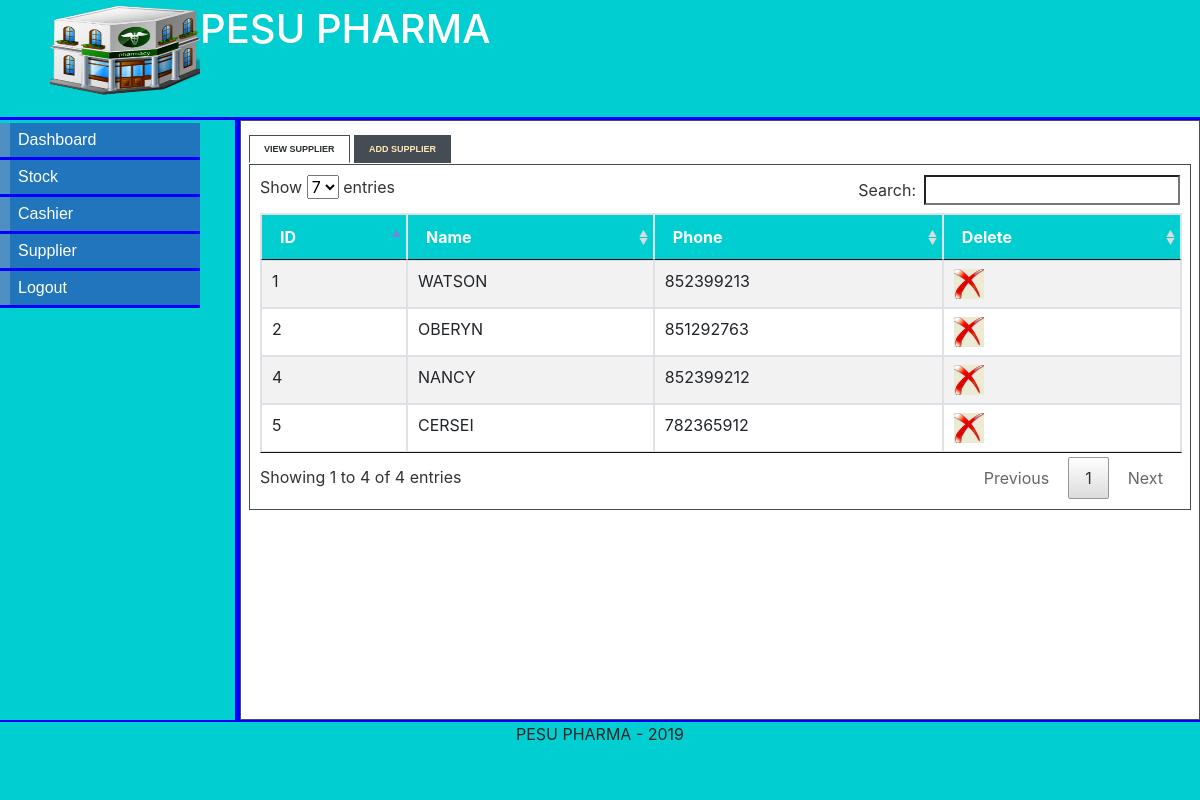
The page /admin_supplier.php (signed in) on the database its author committed.
### tables this page shows
CREATE TABLE IF NOT EXISTS `SUPPLIER`(
  `supplier_id` INT NOT NULL AUTO_INCREMENT,
  `supplier_name` VARCHAR(15) NOT NULL,
  `supplier_sex` CHAR(1),
  `supplier_phone` INT NOT NULL,
  `admin_id` INT NOT NULL,

  PRIMARY KEY(`supplier_id`),
  FOREIGN KEY(`admin_id`)REFERENCES ADMINISTRATOR(`admin_id`),
  CONSTRAINT gender_constraint CHECK (supplier_sex = 'M' OR supplier_sex = 'F')
);

### admin_supplier.php (the view, shortened to what this page needs)
<?php
if(isset($_SESSION['username'])){
$id=$_SESSION['admin_id'];
}else{
header("location:http://".$_SERVER['HTTP_HOST'].dirname($_SERVER['PHP_SELF'])."/index.php");
exit();
}
?>
<!DOCTYPE html>
<html>
<head>
<link rel="stylesheet" type="text/css" href="style/mystyle.css">
<link rel="stylesheet" href="style/style.css" type="text/css" media="screen" />
<link rel="stylesheet" href="style/table.css" type="text/css" media="screen" />
<link rel="stylesheet" href="style/bootstrap.min.css" type="text/css" />
<link rel="stylesheet" href="style/jquery.dataTables.min.css" type="text/css" />
</head>
<body>
<div id="content">
<div id="header">
<h1><a href="#"><img src="images/hd_logo.jpg"></a>  PESU PHARMA</h1></div>
<div id="left_column">
	<div id="button">
		<ul>
			<li><a href="admin.php">Dashboard</a></li>
            <li><a href="stock.php">Stock</a></li>
			<li><a href="admin_cashier.php">Cashier</a></li>
			<li><a href="admin_supplier.php">Supplier</a></li>
			<li><a href="logout.php">Logout</a></li>
		</ul>
</div>
		</div>
<div id="main">
<div id="tabbed_box" class="tabbed_box">
    <div class="tabbed_area">
        <ul class="tabs">
            <li><a href="javascript:tabSwitch('tab_1', 'content_1');" id="tab_1" class="active">View Supplier</a></li>
            <li><a href="javascript:tabSwitch('tab_2', 'content_2');" id="tab_2">Add Supplier</a></li>
        </ul>
        <div id="content_1" class="content">
		<?php
        include_once('connect_db.php');
        $result = mysqli_query($con,"SELECT supplier_id,supplier_name,supplier_phone FROM SUPPLIER,ADMINISTRATOR WHERE SUPPLIER.admin_id = ADMINISTRATOR.admin_id AND ADMINISTRATOR.admin_id = $id;") or die(mysqli_error($con));
		echo '<table id="table1" class="table table-bordered table-striped" border="1" cellpadding="5" align="center">';
        echo "<thead><tr> <th>ID</th><th>Name </th> <th>Phone </th><th>Delete</th></tr></thead><tbody>";
        while($row = mysqli_fetch_array( $result )) {
                echo "<tr>";
                echo '<td>' . $row['supplier_id'] . '</td>';
                echo '<td>' . $row['supplier_name'] . '</td>';
				echo '<td>' . $row['supplier_phone'] . '</td>';
				?>
				<td><a href="delete_supplier.php?supplier_id=<?php echo $row['supplier_id']?>"><img src="images/delete-icon.jpg" width="30" height="30" border="0" /></a></td>
				<?php
		 }
        echo "</tbody></table>";
?>
        </div>
    </div>
</div>
</div>
<div id="footer" align="Center"> PESU PHARMA - 2019</div>
</div>
</body>
</html>

### style/mystyle.css (style rules this page uses)
body { margin-top: 0px; padding-top: 0px; }
#content { margin-left: auto; margin-right: auto; background: #E8E8E8; width: 100%; height: 100%; }
#header { position: absolute; top: 0; left:0; width: 100%; height: 15%; background: #00CED1; border-bottom: solid 3px blue; box-sizing: border-box; }
#header h1 { margin: 0px; padding-top: 5px; margin-left: 50px; color: #fff; }
#header img { float:left; height: 90px; width: 150px; }
#left_column { position: absolute; top: 15%; left:0; width: 20%; height: 75%; float: left; background: #00CED1; border-right:solid 5px blue; box-sizing: border-box; }
#main { clear: all; position: absolute; top: 15%; left:20%; width: 80%; height: 75%; background: #E8E8E8; box-sizing: border-box; }
#button { width: 12.5em; padding: 0 0 1em 0; margin-top: 0.2em; margin-bottom: 1em; font-family: 'Trebuchet MS', 'Lucida Grande', Verdana, Arial, Sans-serif; background: #00CED1; color: #333; }
#button ul { list-style: none; margin: 0; padding: 0; border: none; }
#button li { border-bottom: 3px solid blue; margin: 0; list-style: none; list-style-image: none; }
#button li a { display: block; padding: 5px 5px 5px 0.5em; border-left: 10px solid #508fc4; border-right: 10px solid #2175bc; background-color: #2175bc; color: #fff; text-decoration: none; width: 100%; }
html>body #button li a { width: 12.5em; }
#footer { position: absolute; text-align: center; left:0; bottom:0; width: 100%; height: 10%; background: #00CED1; clear: all; border-top: solid 2px blue; box-sizing: border-box; }

### style/style.css (style rules this page uses)
#tabbed_box { width: 100%; height:100%; }
.tabbed_area { border: 1px solid #494e52; background-color: #fff; padding: 8px; width: 100%; height: 100%; box-sizing: border-box; }
ul.tabs { margin: 0px; padding: 0px; margin-top: 5px; margin-bottom: 6px; }
ul.tabs li { list-style: none; display: inline; }
ul.tabs li a { background-color: #464c54; color: #ffebb5; padding: 8px 14px 8px 14px; text-decoration: none; font-size: 9px; font-family: Verdana, Arial, Helvetica, sans-serif; font-weight: bold; text-transform: uppercase; border: 1px solid #464c54; }
ul.tabs li a.active { background-color: #ffffff; color: #282e32; border: 1px solid #464c54; border-bottom: 1px solid #ffffff; }
.content { background-color: #ffffff; padding: 10px; border: 1px solid #464c54; }

### style/table.css (style rules this page uses)
table { border-collapse:collapse; }
table,th { border: 2px solid blue; }
th { background-color: #00CED1; color:white; }

### rows shown on the page
supplier: supplier_id "1", supplier_name "WATSON", supplier_phone "852399213"
supplier: supplier_id "2", supplier_name "OBERYN", supplier_phone "851292763"
supplier: supplier_id "4", supplier_name "NANCY", supplier_phone "852399212"
supplier: supplier_id "5", supplier_name "CERSEI", supplier_phone "782365912"
